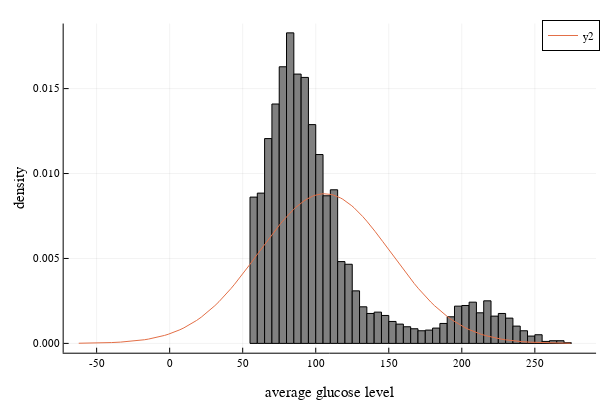

The notebook cell saved with this chart:
### Code cell
histogram((new_data[:,"avg_glucose_level"]),normalize = true,c = :grey,
    xlabel ="average glucose level" ,ylabel = "density",label = :none)
plot!(fit(Normal,new_data[:,:avg_glucose_level]))

### Figure 1 — Plotly figure (JSON) as saved in the notebook; plotly's stock layout.template omitted (floating-point values rounded to 4 significant figures)
{"data": [{"fill": "tozeroy", "fillcolor": "rgba(128, 128, 128, 1.000)", "legendgroup": "", "line": {"color": "rgba(0, 0, 0, 1.000)", "dash": "solid", "width": 1}, "mode": "lines", "name": "", "showlegend": false, "type": "scatter", "x": [55, 55, 60, 60, 55, 55], "xaxis": "x1", "y": [0.008612, 0, 0, 0.008612, 0.008612, 0.008612], "yaxis": "y1"}, {"fill": "tozeroy", "fillcolor": "rgba(128, 128, 128, 1.000)", "legendgroup": "", "line": {"color": "rgba(0, 0, 0, 1.000)", "dash": "solid", "width": 1}, "mode": "lines", "name": "", "showlegend": false, "type": "scatter", "x": [60, 60, 65, 65, 60, 60], "xaxis": "x1", "y": [0.008847, 0, 0, 0.008847, 0.008847, 0.008847], "yaxis": "y1"}, {"fill": "tozeroy", "fillcolor": "rgba(128, 128, 128, 1.000)", "legendgroup": "", "line": {"color": "rgba(0, 0, 0, 1.000)", "dash": "solid", "width": 1}, "mode": "lines", "name": "", "showlegend": false, "type": "scatter", "x": [65, 65, 70, 70, 65, 65], "xaxis": "x1", "y": [0.01206, 0, 0, 0.01206, 0.01206, 0.01206], "yaxis": "y1"}, {"fill": "tozeroy", "fillcolor": "rgba(128, 128, 128, 1.000)", "legendgroup": "", "line": {"color": "rgba(0, 0, 0, 1.000)", "dash": "solid", "width": 1}, "mode": "lines", "name": "", "showlegend": false, "type": "scatter", "x": [70, 70, 75, 75, 70, 70], "xaxis": "x1", "y": [0.01409, 0, 0, 0.01409, 0.01409, 0.01409], "yaxis": "y1"}, {"fill": "tozeroy", "fillcolor": "rgba(128, 128, 128, 1.000)", "legendgroup": "", "line": {"color": "rgba(0, 0, 0, 1.000)", "dash": "solid", "width": 1}, "mode": "lines", "name": "", "showlegend": false, "type": "scatter", "x": [75, 75, 80, 80, 75, 75], "xaxis": "x1", "y": [0.01628, 0, 0, 0.01628, 0.01628, 0.01628], "yaxis": "y1"}, {"fill": "tozeroy", "fillcolor": "rgba(128, 128, 128, 1.000)", "legendgroup": "", "line": {"color": "rgba(0, 0, 0, 1.000)", "dash": "solid", "width": 1}, "mode": "lines", "name": "", "showlegend": false, "type": "scatter", "x": [80, 80, 85, 85, 80, 80], "xaxis": "x1", "y": [0.01828, 0, 0, 0.01828, 0.01828, 0.01828], "yaxis": "y1"}, {"fill": "tozeroy", "fillcolor": "rgba(128, 128, 128, 1.000)", "legendgroup": "", "line": {"color": "rgba(0, 0, 0, 1.000)", "dash": "solid", "width": 1}, "mode": "lines", "name": "", "showlegend": false, "type": "scatter", "x": [85, 85, 90, 90, 85, 85], "xaxis": "x1", "y": [0.01585, 0, 0, 0.01585, 0.01585, 0.01585], "yaxis": "y1"}, {"fill": "tozeroy", "fillcolor": "rgba(128, 128, 128, 1.000)", "legendgroup": "", "line": {"color": "rgba(0, 0, 0, 1.000)", "dash": "solid", "width": 1}, "mode": "lines", "name": "", "showlegend": false, "type": "scatter", "x": [90, 90, 95, 95, 90, 90], "xaxis": "x1", "y": [0.01566, 0, 0, 0.01566, 0.01566, 0.01566], "yaxis": "y1"}, {"fill": "tozeroy", "fillcolor": "rgba(128, 128, 128, 1.000)", "legendgroup": "", "line": {"color": "rgba(0, 0, 0, 1.000)", "dash": "solid", "width": 1}, "mode": "lines", "name": "", "showlegend": false, "type": "scatter", "x": [95, 95, 100, 100, 95, 95], "xaxis": "x1", "y": [0.01288, 0, 0, 0.01288, 0.01288, 0.01288], "yaxis": "y1"}, {"fill": "tozeroy", "fillcolor": "rgba(128, 128, 128, 1.000)", "legendgroup": "", "line": {"color": "rgba(0, 0, 0, 1.000)", "dash": "solid", "width": 1}, "mode": "lines", "name": "", "showlegend": false, "type": "scatter", "x": [100, 100, 105, 105, 100, 100], "xaxis": "x1", "y": [0.01112, 0, 0, 0.01112, 0.01112, 0.01112], "yaxis": "y1"}, {"fill": "tozeroy", "fillcolor": "rgba(128, 128, 128, 1.000)", "legendgroup": "", "line": {"color": "rgba(0, 0, 0, 1.000)", "dash": "solid", "width": 1}, "mode": "lines", "name": "", "showlegend": false, "type": "scatter", "x": [105, 105, 110, 110, 105, 105], "xaxis": "x1", "y": [0.008691, 0, 0, 0.008691, 0.008691, 0.008691], "yaxis": "y1"}, {"fill": "tozeroy", "fillcolor": "rgba(128, 128, 128, 1.000)", "legendgroup": "", "line": {"color": "rgba(0, 0, 0, 1.000)", "dash": "solid", "width": 1}, "mode": "lines", "name": "", "showlegend": false, "type": "scatter", "x": [110, 110, 115, 115, 110, 110], "xaxis": "x1", "y": [0.009043, 0, 0, 0.009043, 0.009043, 0.009043], "yaxis": "y1"}, {"fill": "tozeroy", "fillcolor": "rgba(128, 128, 128, 1.000)", "legendgroup": "", "line": {"color": "rgba(0, 0, 0, 1.000)", "dash": "solid", "width": 1}, "mode": "lines", "name": "", "showlegend": false, "type": "scatter", "x": [115, 115, 120, 120, 115, 115], "xaxis": "x1", "y": [0.004815, 0, 0, 0.004815, 0.004815, 0.004815], "yaxis": "y1"}, {"fill": "tozeroy", "fillcolor": "rgba(128, 128, 128, 1.000)", "legendgroup": "", "line": {"color": "rgba(0, 0, 0, 1.000)", "dash": "solid", "width": 1}, "mode": "lines", "name": "", "showlegend": false, "type": "scatter", "x": [120, 120, 125, 125, 120, 120], "xaxis": "x1", "y": [0.004658, 0, 0, 0.004658, 0.004658, 0.004658], "yaxis": "y1"}, {"fill": "tozeroy", "fillcolor": "rgba(128, 128, 128, 1.000)", "legendgroup": "", "line": {"color": "rgba(0, 0, 0, 1.000)", "dash": "solid", "width": 1}, "mode": "lines", "name": "", "showlegend": false, "type": "scatter", "x": [125, 125, 130, 130, 125, 125], "xaxis": "x1", "y": [0.003093, 0, 0, 0.003093, 0.003093, 0.003093], "yaxis": "y1"}, {"fill": "tozeroy", "fillcolor": "rgba(128, 128, 128, 1.000)", "legendgroup": "", "line": {"color": "rgba(0, 0, 0, 1.000)", "dash": "solid", "width": 1}, "mode": "lines", "name": "", "showlegend": false, "type": "scatter", "x": [130, 130, 135, 135, 130, 130], "xaxis": "x1", "y": [0.002153, 0, 0, 0.002153, 0.002153, 0.002153], "yaxis": "y1"}, {"fill": "tozeroy", "fillcolor": "rgba(128, 128, 128, 1.000)", "legendgroup": "", "line": {"color": "rgba(0, 0, 0, 1.000)", "dash": "solid", "width": 1}, "mode": "lines", "name": "", "showlegend": false, "type": "scatter", "x": [135, 135, 140, 140, 135, 135], "xaxis": "x1", "y": [0.001762, 0, 0, 0.001762, 0.001762, 0.001762], "yaxis": "y1"}, {"fill": "tozeroy", "fillcolor": "rgba(128, 128, 128, 1.000)", "legendgroup": "", "line": {"color": "rgba(0, 0, 0, 1.000)", "dash": "solid", "width": 1}, "mode": "lines", "name": "", "showlegend": false, "type": "scatter", "x": [140, 140, 145, 145, 140, 140], "xaxis": "x1", "y": [0.00184, 0, 0, 0.00184, 0.00184, 0.00184], "yaxis": "y1"}, {"fill": "tozeroy", "fillcolor": "rgba(128, 128, 128, 1.000)", "legendgroup": "", "line": {"color": "rgba(0, 0, 0, 1.000)", "dash": "solid", "width": 1}, "mode": "lines", "name": "", "showlegend": false, "type": "scatter", "x": [145, 145, 150, 150, 145, 145], "xaxis": "x1", "y": [0.001644, 0, 0, 0.001644, 0.001644, 0.001644], "yaxis": "y1"}, {"fill": "tozeroy", "fillcolor": "rgba(128, 128, 128, 1.000)", "legendgroup": "", "line": {"color": "rgba(0, 0, 0, 1.000)", "dash": "solid", "width": 1}, "mode": "lines", "name": "", "showlegend": false, "type": "scatter", "x": [150, 150, 155, 155, 150, 150], "xaxis": "x1", "y": [0.001292, 0, 0, 0.001292, 0.001292, 0.001292], "yaxis": "y1"}, {"fill": "tozeroy", "fillcolor": "rgba(128, 128, 128, 1.000)", "legendgroup": "", "line": {"color": "rgba(0, 0, 0, 1.000)", "dash": "solid", "width": 1}, "mode": "lines", "name": "", "showlegend": false, "type": "scatter", "x": [155, 155, 160, 160, 155, 155], "xaxis": "x1", "y": [0.001135, 0, 0, 0.001135, 0.001135, 0.001135], "yaxis": "y1"}, {"fill": "tozeroy", "fillcolor": "rgba(128, 128, 128, 1.000)", "legendgroup": "", "line": {"color": "rgba(0, 0, 0, 1.000)", "dash": "solid", "width": 1}, "mode": "lines", "name": "", "showlegend": false, "type": "scatter", "x": [160, 160, 165, 165, 160, 160], "xaxis": "x1", "y": [0.0009787, 0, 0, 0.0009787, 0.0009787, 0.0009787], "yaxis": "y1"}, {"fill": "tozeroy", "fillcolor": "rgba(128, 128, 128, 1.000)", "legendgroup": "", "line": {"color": "rgba(0, 0, 0, 1.000)", "dash": "solid", "width": 1}, "mode": "lines", "name": "", "showlegend": false, "type": "scatter", "x": [165, 165, 170, 170, 165, 165], "xaxis": "x1", "y": [0.0008612, 0, 0, 0.0008612, 0.0008612, 0.0008612], "yaxis": "y1"}, {"fill": "tozeroy", "fillcolor": "rgba(128, 128, 128, 1.000)", "legendgroup": "", "line": {"color": "rgba(0, 0, 0, 1.000)", "dash": "solid", "width": 1}, "mode": "lines", "name": "", "showlegend": false, "type": "scatter", "x": [170, 170, 175, 175, 170, 170], "xaxis": "x1", "y": [0.0007438, 0, 0, 0.0007438, 0.0007438, 0.0007438], "yaxis": "y1"}, {"fill": "tozeroy", "fillcolor": "rgba(128, 128, 128, 1.000)", "legendgroup": "", "line": {"color": "rgba(0, 0, 0, 1.000)", "dash": "solid", "width": 1}, "mode": "lines", "name": "", "showlegend": false, "type": "scatter", "x": [175, 175, 180, 180, 175, 175], "xaxis": "x1", "y": [0.0007829, 0, 0, 0.0007829, 0.0007829, 0.0007829], "yaxis": "y1"}, {"fill": "tozeroy", "fillcolor": "rgba(128, 128, 128, 1.000)", "legendgroup": "", "line": {"color": "rgba(0, 0, 0, 1.000)", "dash": "solid", "width": 1}, "mode": "lines", "name": "", "showlegend": false, "type": "scatter", "x": [180, 180, 185, 185, 180, 180], "xaxis": "x1", "y": [0.0009004, 0, 0, 0.0009004, 0.0009004, 0.0009004], "yaxis": "y1"}, {"fill": "tozeroy", "fillcolor": "rgba(128, 128, 128, 1.000)", "legendgroup": "", "line": {"color": "rgba(0, 0, 0, 1.000)", "dash": "solid", "width": 1}, "mode": "lines", "name": "", "showlegend": false, "type": "scatter", "x": [185, 185, 190, 190, 185, 185], "xaxis": "x1", "y": [0.001174, 0, 0, 0.001174, 0.001174, 0.001174], "yaxis": "y1"}, {"fill": "tozeroy", "fillcolor": "rgba(128, 128, 128, 1.000)", "legendgroup": "", "line": {"color": "rgba(0, 0, 0, 1.000)", "dash": "solid", "width": 1}, "mode": "lines", "name": "", "showlegend": false, "type": "scatter", "x": [190, 190, 195, 195, 190, 190], "xaxis": "x1", "y": [0.001566, 0, 0, 0.001566, 0.001566, 0.001566], "yaxis": "y1"}, {"fill": "tozeroy", "fillcolor": "rgba(128, 128, 128, 1.000)", "legendgroup": "", "line": {"color": "rgba(0, 0, 0, 1.000)", "dash": "solid", "width": 1}, "mode": "lines", "name": "", "showlegend": false, "type": "scatter", "x": [195, 195, 200, 200, 195, 195], "xaxis": "x1", "y": [0.002192, 0, 0, 0.002192, 0.002192, 0.002192], "yaxis": "y1"}, {"fill": "tozeroy", "fillcolor": "rgba(128, 128, 128, 1.000)", "legendgroup": "", "line": {"color": "rgba(0, 0, 0, 1.000)", "dash": "solid", "width": 1}, "mode": "lines", "name": "", "showlegend": false, "type": "scatter", "x": [200, 200, 205, 205, 200, 200], "xaxis": "x1", "y": [0.002231, 0, 0, 0.002231, 0.002231, 0.002231], "yaxis": "y1"}, {"fill": "tozeroy", "fillcolor": "rgba(128, 128, 128, 1.000)", "legendgroup": "", "line": {"color": "rgba(0, 0, 0, 1.000)", "dash": "solid", "width": 1}, "mode": "lines", "name": "", "showlegend": false, "type": "scatter", "x": [205, 205, 210, 210, 205, 205], "xaxis": "x1", "y": [0.002427, 0, 0, 0.002427, 0.002427, 0.002427], "yaxis": "y1"}, {"fill": "tozeroy", "fillcolor": "rgba(128, 128, 128, 1.000)", "legendgroup": "", "line": {"color": "rgba(0, 0, 0, 1.000)", "dash": "solid", "width": 1}, "mode": "lines", "name": "", "showlegend": false, "type": "scatter", "x": [210, 210, 215, 215, 210, 210], "xaxis": "x1", "y": [0.001801, 0, 0, 0.001801, 0.001801, 0.001801], "yaxis": "y1"}, {"fill": "tozeroy", "fillcolor": "rgba(128, 128, 128, 1.000)", "legendgroup": "", "line": {"color": "rgba(0, 0, 0, 1.000)", "dash": "solid", "width": 1}, "mode": "lines", "name": "", "showlegend": false, "type": "scatter", "x": [215, 215, 220, 220, 215, 215], "xaxis": "x1", "y": [0.002505, 0, 0, 0.002505, 0.002505, 0.002505], "yaxis": "y1"}, {"fill": "tozeroy", "fillcolor": "rgba(128, 128, 128, 1.000)", "legendgroup": "", "line": {"color": "rgba(0, 0, 0, 1.000)", "dash": "solid", "width": 1}, "mode": "lines", "name": "", "showlegend": false, "type": "scatter", "x": [220, 220, 225, 225, 220, 220], "xaxis": "x1", "y": [0.001605, 0, 0, 0.001605, 0.001605, 0.001605], "yaxis": "y1"}, {"fill": "tozeroy", "fillcolor": "rgba(128, 128, 128, 1.000)", "legendgroup": "", "line": {"color": "rgba(0, 0, 0, 1.000)", "dash": "solid", "width": 1}, "mode": "lines", "name": "", "showlegend": false, "type": "scatter", "x": [225, 225, 230, 230, 225, 225], "xaxis": "x1", "y": [0.001762, 0, 0, 0.001762, 0.001762, 0.001762], "yaxis": "y1"}, {"fill": "tozeroy", "fillcolor": "rgba(128, 128, 128, 1.000)", "legendgroup": "", "line": {"color": "rgba(0, 0, 0, 1.000)", "dash": "solid", "width": 1}, "mode": "lines", "name": "", "showlegend": false, "type": "scatter", "x": [230, 230, 235, 235, 230, 230], "xaxis": "x1", "y": [0.001488, 0, 0, 0.001488, 0.001488, 0.001488], "yaxis": "y1"}, {"fill": "tozeroy", "fillcolor": "rgba(128, 128, 128, 1.000)", "legendgroup": "", "line": {"color": "rgba(0, 0, 0, 1.000)", "dash": "solid", "width": 1}, "mode": "lines", "name": "", "showlegend": false, "type": "scatter", "x": [235, 235, 240, 240, 235, 235], "xaxis": "x1", "y": [0.001018, 0, 0, 0.001018, 0.001018, 0.001018], "yaxis": "y1"}, {"fill": "tozeroy", "fillcolor": "rgba(128, 128, 128, 1.000)", "legendgroup": "", "line": {"color": "rgba(0, 0, 0, 1.000)", "dash": "solid", "width": 1}, "mode": "lines", "name": "", "showlegend": false, "type": "scatter", "x": [240, 240, 245, 245, 240, 240], "xaxis": "x1", "y": [0.0007438, 0, 0, 0.0007438, 0.0007438, 0.0007438], "yaxis": "y1"}, {"fill": "tozeroy", "fillcolor": "rgba(128, 128, 128, 1.000)", "legendgroup": "", "line": {"color": "rgba(0, 0, 0, 1.000)", "dash": "solid", "width": 1}, "mode": "lines", "name": "", "showlegend": false, "type": "scatter", "x": [245, 245, 250, 250, 245, 245], "xaxis": "x1", "y": [0.0004306, 0, 0, 0.0004306, 0.0004306, 0.0004306], "yaxis": "y1"}, {"fill": "tozeroy", "fillcolor": "rgba(128, 128, 128, 1.000)", "legendgroup": "", "line": {"color": "rgba(0, 0, 0, 1.000)", "dash": "solid", "width": 1}, "mode": "lines", "name": "", "showlegend": false, "type": "scatter", "x": [250, 250, 255, 255, 250, 250], "xaxis": "x1", "y": [0.0005089, 0, 0, 0.0005089, 0.0005089, 0.0005089], "yaxis": "y1"}, {"fill": "tozeroy", "fillcolor": "rgba(128, 128, 128, 1.000)", "legendgroup": "", "line": {"color": "rgba(0, 0, 0, 1.000)", "dash": "solid", "width": 1}, "mode": "lines", "name": "", "showlegend": false, "type": "scatter", "x": [255, 255, 260, 260, 255, 255], "xaxis": "x1", "y": [0.0001174, 0, 0, 0.0001174, 0.0001174, 0.0001174], "yaxis": "y1"}, {"fill": "tozeroy", "fillcolor": "rgba(128, 128, 128, 1.000)", "legendgroup": "", "line": {"color": "rgba(0, 0, 0, 1.000)", "dash": "solid", "width": 1}, "mode": "lines", "name": "", "showlegend": false, "type": "scatter", "x": [260, 260, 265, 265, 260, 260], "xaxis": "x1", "y": [0.0001566, 0, 0, 0.0001566, 0.0001566, 0.0001566], "yaxis": "y1"}, {"fill": "tozeroy", "fillcolor": "rgba(128, 128, 128, 1.000)", "legendgroup": "", "line": {"color": "rgba(0, 0, 0, 1.000)", "dash": "solid", "width": 1}, "mode": "lines", "name": "", "showlegend": false, "type": "scatter", "x": [265, 265, 270, 270, 265, 265], "xaxis": "x1", "y": [0.0001566, 0, 0, 0.0001566, 0.0001566, 0.0001566], "yaxis": "y1"}, {"fill": "tozeroy", "fillcolor": "rgba(128, 128, 128, 1.000)", "legendgroup": "", "line": {"color": "rgba(0, 0, 0, 1.000)", "dash": "solid", "width": 1}, "mode": "lines", "name": "", "showlegend": false, "type": "scatter", "x": [270, 270, 275, 275, 270, 270], "xaxis": "x1", "y": [3.915e-05, 0, 0, 3.915e-05, 3.915e-05, 3.915e-05], "yaxis": "y1"}, {"colorbar": {"len": 0.9143, "title": "", "x": 0.9934, "y": 0.533}, "legendgroup": "", "marker": {"color": "rgba(128, 128, 128, 0.000)", "line": {"color": "rgba(0, 0, 0, 0.000)", "width": 1}, "size": 0, "symbol": "circle"}, "mode": "markers", "name": "", "showlegend": false, "type": "scatter", "x": [57.5, 62.5, 67.5, 72.5, 77.5, 82.5, 87.5, 92.5, 97.5, 102.5, 107.5, 112.5, 117.5, 122.5, 127.5, 132.5, 137.5, 142.5, 147.5, 152.5, 157.5, 162.5, 167.5, 172.5, 177.5, 182.5, 187.5, 192.5, 197.5, 202.5, 207.5, 212.5, 217.5, 222.5, 227.5, 232.5, 237.5, 242.5, 247.5, 252.5, 257.5, 262.5, 267.5, 272.5], "xaxis": "x", "y": [0.008612, 0.008847, 0.01206, 0.01409, 0.01628, 0.01828, 0.01585, 0.01566, 0.01288, 0.01112, 0.008691, 0.009043, 0.004815, 0.004658, 0.003093, 0.002153, 0.001762, 0.00184, 0.001644, 0.001292, 0.001135, 0.0009787, 0.0008612, 0.0007438, 0.0007829, 0.0009004, 0.001174, 0.001566, 0.002192, 0.002231, 0.002427, 0.001801, 0.002505, 0.001605, 0.001762, 0.001488, 0.001018, 0.0007438, 0.0004306, 0.0005089, 0.0001174, 0.0001566, 0.0001566, 3.915e-05], "yaxis": "y", "zmax": null, "zmin": null}, {"colorbar": {"len": 0.9143, "title": "", "x": 0.9934, "y": 0.533}, "legendgroup": "y2", "line": {"color": "rgba(227, 111, 71, 1.000)", "dash": "solid", "shape": "linear", "width": 1}, "mode": "lines", "name": "y2", "showlegend": true, "type": "scatter", "x": [-62.26, -61.16, -60.07, -49.93, -39.79, -33.7, -27.61, -22.46, -17.3, -14.51, -11.71, -8.912, -6.114, -3.535, -0.9557, 1.624, 4.203, 6.968, 9.733, 12.5, 15.26, 18.47, 21.67, 24.87, 28.08, 30.93, 33.77, 36.62, 39.47, 41.96, 44.46, 46.96, 49.45, 54.9, 60.34, 65.82, 71.29, 72.81, 74.32, 75.84, 77.35, 78.86, 80.38, 81.89, 83.4, 84.84, 86.28, 87.72, 89.16, 90.61, 92.05, 93.49, 94.93, 96.42, 97.92, 99.42, 100.9, 102.4, 103.9, 105.4, 106.9, 108.2, 109.4, 110.7, 111.9, 113.2, 114.5, 115.7, 117.0, 118.5, 120.1, 121.6, 123.1, 124.7, 126.2, 127.8, 129.3, 132.1, 134.9, 136.4, 137.8, 139.2, 140.6, 145.8, 151.0, 156.3, 161.6, 164.5, 167.5, 170.4, 173.4, 176.1, 178.7, 181.4, 184.1, 187.2, 190.2, 193.3, 196.4, 199.2, 202.0, 204.9, 207.7, 210.5, 213.3, 216.1, 218.9, 221.6, 224.4, 227.1, 229.8, 235.4, 240.9, 247.1, 253.2, 262.0, 270.9, 272.7, 274.5], "xaxis": "x", "y": [8.742e-06, 9.563e-06, 1.045e-05, 2.319e-05, 4.893e-05, 7.481e-05, 0.0001123, 0.0001562, 0.0002143, 0.0002532, 0.0002979, 0.0003492, 0.0004078, 0.0004689, 0.0005374, 0.0006139, 0.000699, 0.0008005, 0.0009134, 0.001038, 0.001176, 0.001352, 0.001546, 0.00176, 0.001994, 0.002217, 0.002457, 0.002711, 0.00298, 0.003227, 0.003484, 0.00375, 0.004024, 0.004644, 0.005283, 0.005927, 0.006552, 0.006719, 0.006883, 0.007043, 0.007198, 0.007348, 0.007494, 0.007633, 0.007767, 0.007888, 0.008003, 0.008111, 0.008213, 0.008307, 0.008394, 0.008473, 0.008544, 0.00861, 0.008666, 0.008714, 0.008752, 0.008781, 0.0088, 0.008809, 0.008809, 0.008802, 0.008787, 0.008766, 0.008738, 0.008704, 0.008663, 0.008615, 0.008561, 0.008487, 0.008403, 0.008311, 0.00821, 0.008102, 0.007985, 0.007861, 0.00773, 0.007473, 0.007197, 0.007052, 0.006904, 0.006752, 0.006597, 0.006005, 0.005394, 0.004773, 0.004167, 0.003839, 0.003521, 0.003217, 0.002926, 0.002675, 0.002437, 0.002213, 0.002002, 0.001777, 0.001571, 0.001382, 0.00121, 0.001066, 0.0009352, 0.0008173, 0.0007114, 0.0006181, 0.0005349, 0.0004612, 0.0003961, 0.0003405, 0.0002916, 0.0002489, 0.0002116, 0.0001501, 0.0001048, 6.952e-05, 4.528e-05, 2.351e-05, 1.175e-05, 1.014e-05, 8.742e-06], "yaxis": "y", "zmax": null, "zmin": null}], "layout": {"annotations": [], "height": 400, "legend": {"bgcolor": "rgba(255, 255, 255, 1.000)", "bordercolor": "rgba(0, 0, 0, 1.000)", "borderwidth": 1, "font": {"color": "rgba(0, 0, 0, 1.000)", "family": "sans-serif", "size": 11}, "title": {"font": {"color": "rgba(0, 0, 0, 1.000)", "family": "sans-serif", "size": 15}, "text": ""}, "tracegroupgap": 0, "traceorder": "normal", "x": 1, "xanchor": "auto", "y": 1, "yanchor": "auto"}, "margin": {"b": 20, "l": 0, "r": 0, "t": 20}, "paper_bgcolor": "rgba(255, 255, 255, 1.000)", "plot_bgcolor": "rgba(255, 255, 255, 1.000)", "showlegend": true, "width": 600, "xaxis": {"anchor": "y", "domain": [0.1061, 0.9934], "gridcolor": "rgba(0, 0, 0, 0.100)", "gridwidth": 0.5, "linecolor": "rgba(0, 0, 0, 1.000)", "mirror": false, "range": [-72.57, 291.9], "showgrid": true, "showline": true, "showticklabels": true, "tickangle": 0, "tickcolor": "rgb(0, 0, 0)", "tickfont": {"color": "rgba(0, 0, 0, 1.000)", "family": "sans-serif", "size": 11}, "tickmode": "array", "ticks": "inside", "ticktext": ["-50", "0", "50", "100", "150", "200", "250"], "tickvals": [-50, 0, 50, 100, 150, 200, 250], "title": "average glucose level", "titlefont": {"color": "rgba(0, 0, 0, 1.000)", "family": "sans-serif", "size": 15}, "type": "-", "visible": true, "zeroline": false, "zerolinecolor": "rgba(0, 0, 0, 1.000)"}, "yaxis": {"anchor": "x", "domain": [0.07581, 0.9902], "gridcolor": "rgba(0, 0, 0, 0.100)", "gridwidth": 0.5, "linecolor": "rgba(0, 0, 0, 1.000)", "mirror": false, "range": [-0.0005484, 0.01883], "showgrid": true, "showline": true, "showticklabels": true, "tickangle": 0, "tickcolor": "rgb(0, 0, 0)", "tickfont": {"color": "rgba(0, 0, 0, 1.000)", "family": "sans-serif", "size": 11}, "tickmode": "array", "ticks": "inside", "ticktext": ["0.000", "0.005", "0.010", "0.015"], "tickvals": [0, 0.005, 0.01, 0.015], "title": "density", "titlefont": {"color": "rgba(0, 0, 0, 1.000)", "family": "sans-serif", "size": 15}, "type": "-", "visible": true, "zeroline": false, "zerolinecolor": "rgba(0, 0, 0, 1.000)"}}}
